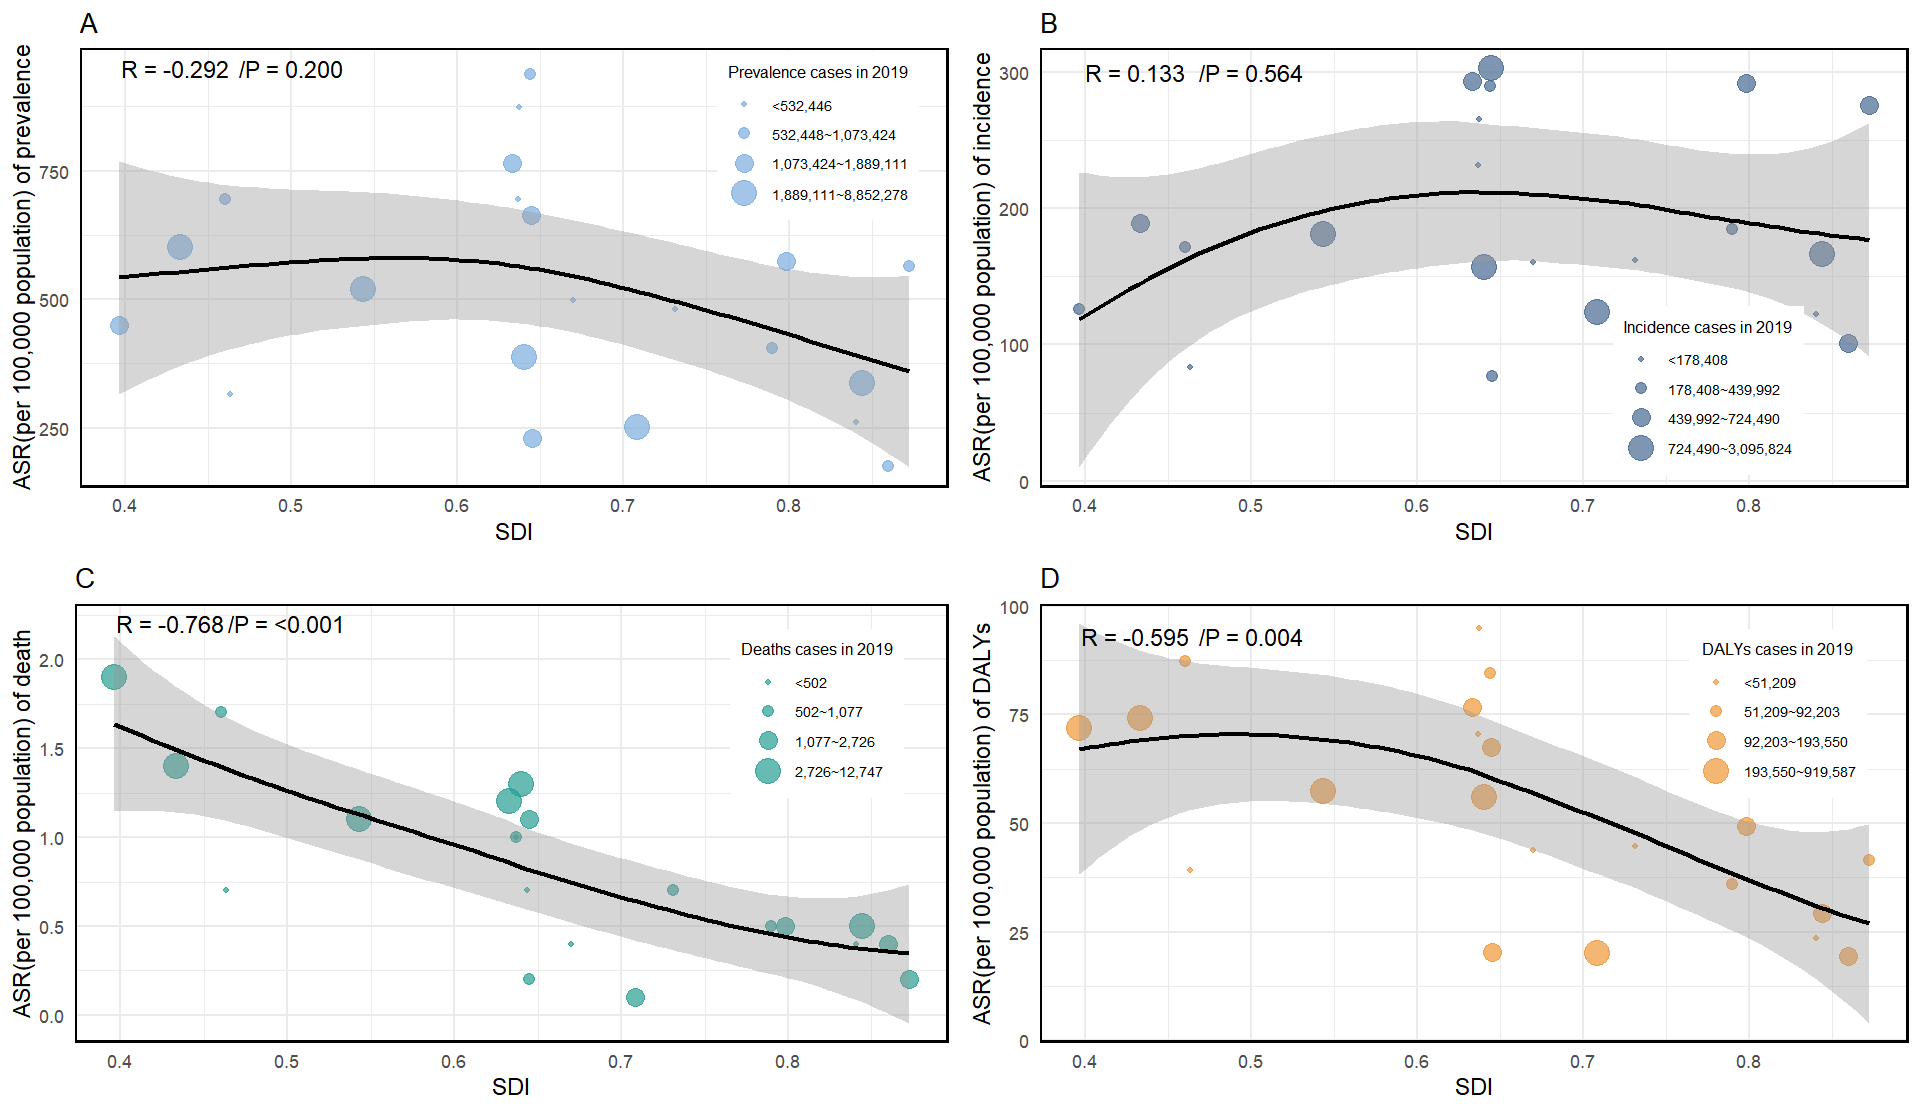

Here is the R script that generated this plot:
#Source: DOI:  10.1097/JS9.0000000000001071
#Date: 2024-11-23
#Code: Yu Wang

library(ggplot2)  
library(dplyr)  
library(ggpubr) 
library(readxl)
data<-read_excel("D:/bubblechart-style01-data-github.xlsx")
data1<-data[data$style =="prevalence", ]
data2<-data[data$style =="incidence", ]
data3<-data[data$style =="death", ]
data4<-data[data$style =="DALYs", ]

#Divide bubble sizes into categories
data1 <- data1 %>%  
  mutate(ASR_Category = cut(N_val, 
                            breaks = c(0, 532448, 1073424, 1889111, 8852278),   
                            labels = c("<532,446", "532,448~1,073,424", 
                                       "1,073,424~1,889,111", "1,889,111~8,852,278"),  
                            include.lowest = TRUE))

# Get the Pearson correlation coefficient and P-value
cor_test_result <- cor.test(data1$SDI, data1$R_val, method = "pearson")  
pearson_r1 <- cor_test_result$estimate  
p_value1 <- cor_test_result$p.value 
p_value1 = ifelse(p_value1<0.001, '<0.001', sprintf("%.3f", p_value1))

#cartography picture A
pA <- ggplot(data1, aes(x = SDI, y = R_val)) +  
  geom_point(aes(size = ASR_Category), color = "#7BADDE", alpha = 0.7) +
  geom_smooth(method = "gam", formula = y ~ s(x), se = TRUE, color = "black")+
  theme_minimal() +  
  labs(  
    title = "A",  
    x = "SDI",  
    y = "ASR(per 100,000 population) of prevalence",  
    size = "Prevalence cases in 2019"   
  ) +  
  scale_size_manual(values = c("<532,446"= 1, 
                               "532,448~1,073,424"= 2.5, 
                               "1,073,424~1,889,111"= 4,
                               "1,889,111~8,852,278"= 5.5)) +  # Customize the bubble size  
  theme(  
    legend.position = c(0.85, 0.75),   
    legend.key.size = unit(0.5, "cm"),   
    legend.text = element_text(size = 7),    
    legend.title = element_text(size = 8),   
    legend.background = element_rect(fill = "white", color = NA),   
    legend.title.align = 0.5,  # 图例标题对齐  
    panel.border = element_rect(colour = "black", fill = NA, size = 1)  
  ) +  
  annotate("text", x = 0.43, y = 950, label = paste("R =", round(pearson_r1, 3)), size = 4, color = "black") +  
  annotate("text", x = 0.50, y = 950, label = paste("/P =", p_value1), size = 4, color = "black")  

#picture B
data2 <- data2 %>%  
  mutate(ASR_Category = cut(N_val, 
                            breaks = c(0, 178408, 439992, 724490, 3095824),   
                            labels = c("<178,408", "178,408~439,992", 
                                       "439,992~724,490", "724,490~3,095,824"),  
                            include.lowest = TRUE))

cor_test_result <- cor.test(data2$SDI, data2$R_val, method = "pearson")  
pearson_r2 <- cor_test_result$estimate  
p_value2 <- cor_test_result$p.value 
p_value2= ifelse(p_value2<0.001, '<0.001', sprintf("%.3f", p_value2))

pB <- ggplot(data2, aes(x = SDI, y = R_val)) +  
  geom_point(aes(size = ASR_Category), color = "#466891", alpha = 0.7) +   
  geom_smooth(method = "loess", span = 1, se = TRUE, color = "black")+   
  theme_minimal() +    
  labs(  
    title = "B",  
    x = "SDI",  
    y = "ASR(per 100,000 population) of incidence",  
    size = "Incidence cases in 2019"    
  ) +  
  scale_size_manual(values = c("<178,408" =1, 
                               "178,408~439,992" =2.5, 
                               "439,992~724,490" =4, 
                               "724,490~3,095,824"=5.5)) +    
  theme(  
    legend.position = c(0.77, 0.25),    
    legend.key.size = unit(0.5, "cm"),   
    legend.text = element_text(size = 7),   
    legend.title = element_text(size = 8),   
    legend.background = element_rect(fill = "white", color = NA),    
    legend.title.align = 0.5,    
    panel.border = element_rect(colour = "black", fill = NA, size = 1)    
  ) +  
  annotate("text", x = 0.43, y = 300, label = paste("R =", round(pearson_r2, 3)), size = 4, color = "black") +  
  annotate("text", x = 0.50, y = 300, label = paste("/P =", p_value2), size = 4, color = "black")  


#picture C
data3 <- data3 %>%  
  mutate(ASR_Category = cut(N_val, 
                            breaks = c(0, 502, 1077, 2726, 12747),
                            labels = c("<502", "502~1,077", 
                                       "1,077~2,726", "2,726~12,747"),  
                            include.lowest = TRUE))

cor_test_result <- cor.test(data3$SDI, data3$R_val, method = "pearson")  
pearson_r3 <- cor_test_result$estimate  
p_value3 <- cor_test_result$p.value 
p_value3 = ifelse(p_value3<0.001, '<0.001', sprintf("%.3f", p_value3))

pC <- ggplot(data3, aes(x = SDI, y = R_val)) +  
  geom_point(aes(size = ASR_Category), color = "#259E90", alpha = 0.7) +   
  geom_smooth(method = "loess", span = 1, se = TRUE, color = "black")+ 
  theme_minimal() + 
  labs(  
    title = "C",  
    x = "SDI",  
    y = "ASR(per 100,000 population) of death",  
    size = "Deaths cases in 2019"    
  ) +  
  scale_size_manual(values = c("<502" =1, 
                               "502~1,077" =2.5, 
                               "1,077~2,726" =4, 
                               "2,726~12,747"=5.5)) +    
  theme(  
    legend.position = c(0.85, 0.75),    
    legend.key.size = unit(0.5, "cm"),  
    legend.text = element_text(size = 7),    
    legend.title = element_text(size = 8),   
    legend.background = element_rect(fill = "white", color = NA),    
    legend.title.align = 0.5,    
    panel.border = element_rect(colour = "black", fill = NA, size = 1)    
  ) +   
  annotate("text", x = 0.43, y = 2.2, label = paste("R =", round(pearson_r3, 3)), size = 4, color = "black") +  
  annotate("text", x = 0.50, y = 2.2, label = paste("/P =", p_value3), size = 4, color = "black")  

#picture D
data4 <- data4 %>%  
  mutate(ASR_Category = cut(N_val, 
                            breaks = c(0, 51209, 92203, 193550, 919587),
                            labels = c("<51,209", "51,209~92,203", 
                                       "92,203~193,550", "193,550~919,587"),  
                            include.lowest = TRUE))

cor_test_result <- cor.test(data4$SDI, data4$R_val, method = "pearson")  
pearson_r4 <- cor_test_result$estimate  
p_value4 <- cor_test_result$p.value 
p_value4 = ifelse(p_value4<0.001, '<0.001', sprintf("%.3f", p_value4))

pD <- ggplot(data4, aes(x = SDI, y = R_val)) +  
  geom_point(aes(size = ASR_Category), color = "#EF9737", alpha = 0.7) +    
  geom_smooth(method = "loess", span = 1, se = TRUE, color = "black")+ 
  theme_minimal() +   
  labs(  
    title = "D",  
    x = "SDI",  
    y = "ASR(per 100,000 population) of DALYs",  
    size = "DALYs cases in 2019"    
  ) +  
  scale_size_manual(values = c("<51,209" =1, 
                               "51,209~92,203" =2.5, 
                               "92,203~193,550" =4, 
                               "193,550~919,587"=5.5)) +   
  theme(  
    legend.position = c(0.85, 0.75),  
    legend.key.size = unit(0.5, "cm"),   
    legend.text = element_text(size = 7),    
    legend.title = element_text(size = 8),   
    legend.background = element_rect(fill = "white", color = NA),    
    legend.title.align = 0.5,    
    panel.border = element_rect(colour = "black", fill = NA, size = 1)    
  ) + 
  annotate("text", x = 0.43, y = 93, label = paste("R =", round(pearson_r4, 3)), size = 4, color = "black") +  
  annotate("text", x = 0.50, y = 93, label = paste("/P =", p_value4), size = 4, color = "black")  

print(pD)  

#Stitch pictures
library(gridExtra)
grid.arrange(pA, pB, pC, pD, ncol = 2, nrow= 2)
